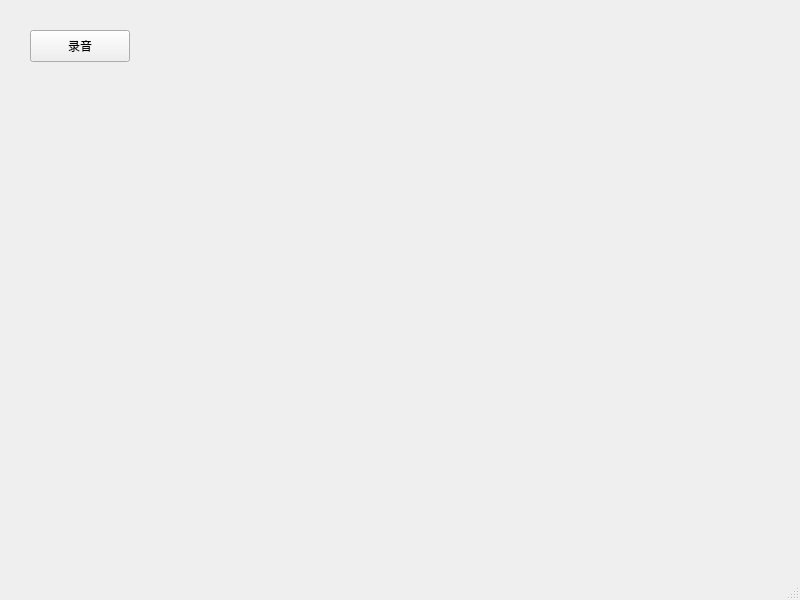
<?xml version="1.0" encoding="UTF-8"?>
<ui version="4.0">
 <class>MainWindow</class>
 <widget class="QMainWindow" name="MainWindow">
  <property name="geometry">
   <rect>
    <x>0</x>
    <y>0</y>
    <width>800</width>
    <height>600</height>
   </rect>
  </property>
  <property name="windowTitle">
   <string>MainWindow</string>
  </property>
  <widget class="QWidget" name="centralwidget">
   <widget class="QPushButton" name="pushButton">
    <property name="geometry">
     <rect>
      <x>30</x>
      <y>30</y>
      <width>100</width>
      <height>32</height>
     </rect>
    </property>
    <property name="text">
     <string>录音</string>
    </property>
   </widget>
  </widget>
  <widget class="QMenuBar" name="menubar">
   <property name="geometry">
    <rect>
     <x>0</x>
     <y>0</y>
     <width>800</width>
     <height>24</height>
    </rect>
   </property>
  </widget>
  <widget class="QStatusBar" name="statusbar"/>
 </widget>
 <resources/>
 <connections/>
</ui>
